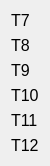
     <widget class="QWidget" name="layoutWidget">
      <property name="geometry">
       <rect>
        <x>50</x>
        <y>290</y>
        <width>36</width>
        <height>121</height>
       </rect>
      </property>
      <layout class="QVBoxLayout" name="verticalLayout_4">
       <item>
        <widget class="QLabel" name="label_26">
         <property name="font">
          <font>
           <pointsize>12</pointsize>
          </font>
         </property>
         <property name="text">
          <string>Т7</string>
         </property>
        </widget>
       </item>
       <item>
        <widget class="QLabel" name="label_27">
         <property name="font">
          <font>
           <pointsize>12</pointsize>
          </font>
         </property>
         <property name="text">
          <string>Т8</string>
         </property>
        </widget>
       </item>
       <item>
        <widget class="QLabel" name="label_28">
         <property name="font">
          <font>
           <pointsize>12</pointsize>
          </font>
         </property>
         <property name="text">
          <string>Т9</string>
         </property>
        </widget>
       </item>
       <item>
        <widget class="QLabel" name="label_29">
         <property name="font">
          <font>
           <pointsize>12</pointsize>
          </font>
         </property>
         <property name="text">
          <string>Т10</string>
         </property>
        </widget>
       </item>
       <item>
        <widget class="QLabel" name="label_30">
         <property name="font">
          <font>
           <pointsize>12</pointsize>
          </font>
         </property>
         <property name="text">
          <string>Т11</string>
         </property>
        </widget>
       </item>
       <item>
        <widget class="QLabel" name="label_31">
         <property name="font">
          <font>
           <pointsize>12</pointsize>
          </font>
         </property>
         <property name="text">
          <string>Т12</string>
         </property>
        </widget>
       </item>
      </layout>
     </widget>
